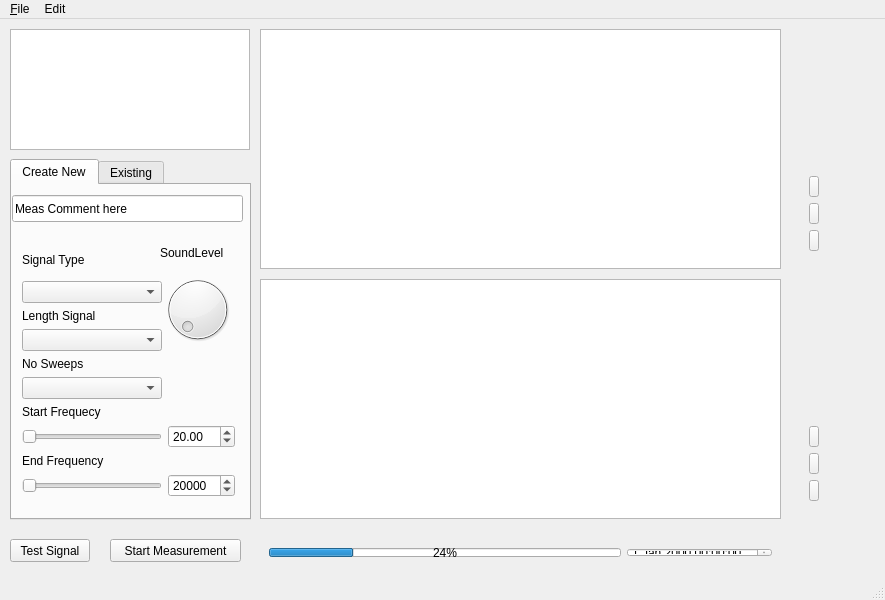
<?xml version="1.0" encoding="UTF-8"?>
<ui version="4.0">
 <class>MeasMain</class>
 <widget class="QMainWindow" name="MeasMain">
  <property name="geometry">
   <rect>
    <x>0</x>
    <y>0</y>
    <width>885</width>
    <height>600</height>
   </rect>
  </property>
  <property name="sizePolicy">
   <sizepolicy hsizetype="Preferred" vsizetype="Preferred">
    <horstretch>0</horstretch>
    <verstretch>0</verstretch>
   </sizepolicy>
  </property>
  <property name="windowTitle">
   <string>Meas</string>
  </property>
  <property name="styleSheet">
   <string notr="true">font: 9pt &quot;SansSerif&quot;;</string>
  </property>
  <widget class="QWidget" name="measCentral">
   <widget class="QGraphicsView" name="JbaeLogo">
    <property name="geometry">
     <rect>
      <x>10</x>
      <y>10</y>
      <width>240</width>
      <height>121</height>
     </rect>
    </property>
    <property name="minimumSize">
     <size>
      <width>240</width>
      <height>120</height>
     </size>
    </property>
    <property name="maximumSize">
     <size>
      <width>16777215</width>
      <height>350</height>
     </size>
    </property>
    <property name="locale">
     <locale language="English" country="UnitedKingdom"/>
    </property>
    <property name="frameShadow">
     <enum>QFrame::Raised</enum>
    </property>
   </widget>
   <widget class="QToolButton" name="testSig">
    <property name="geometry">
     <rect>
      <x>10</x>
      <y>520</y>
      <width>80</width>
      <height>23</height>
     </rect>
    </property>
    <property name="toolTip">
     <string>Open Menu Test Signal</string>
    </property>
    <property name="text">
     <string>Test Signal</string>
    </property>
   </widget>
   <widget class="QToolButton" name="startMeas">
    <property name="geometry">
     <rect>
      <x>110</x>
      <y>520</y>
      <width>131</width>
      <height>23</height>
     </rect>
    </property>
    <property name="toolTip">
     <string>Start Measurement</string>
    </property>
    <property name="text">
     <string>Start Measurement</string>
    </property>
   </widget>
   <widget class="QTabWidget" name="tabWidget">
    <property name="geometry">
     <rect>
      <x>10</x>
      <y>140</y>
      <width>241</width>
      <height>361</height>
     </rect>
    </property>
    <property name="minimumSize">
     <size>
      <width>240</width>
      <height>360</height>
     </size>
    </property>
    <property name="currentIndex">
     <number>0</number>
    </property>
    <widget class="QWidget" name="newTab">
     <attribute name="title">
      <string>Create New</string>
     </attribute>
     <widget class="QLineEdit" name="lineEdit">
      <property name="geometry">
       <rect>
        <x>0</x>
        <y>10</y>
        <width>231</width>
        <height>27</height>
       </rect>
      </property>
      <property name="text">
       <string>Meas Comment here</string>
      </property>
     </widget>
     <widget class="QWidget" name="layoutWidget">
      <property name="geometry">
       <rect>
        <x>1</x>
        <y>50</y>
        <width>231</width>
        <height>271</height>
       </rect>
      </property>
      <layout class="QGridLayout" name="gridLayout_3">
       <item row="0" column="0" rowspan="2">
        <layout class="QVBoxLayout" name="verticalLayout_3">
         <item>
          <widget class="QLabel" name="sigTypeLab">
           <property name="text">
            <string>Signal Type</string>
           </property>
          </widget>
         </item>
         <item>
          <widget class="QComboBox" name="sigTypeSel">
           <property name="minimumSize">
            <size>
             <width>140</width>
             <height>0</height>
            </size>
           </property>
           <property name="toolTip">
            <string>Select Signal Type</string>
           </property>
           <property name="statusTip">
            <string/>
           </property>
          </widget>
         </item>
        </layout>
       </item>
       <item row="0" column="1">
        <widget class="QLabel" name="label">
         <property name="text">
          <string>SoundLevel</string>
         </property>
        </widget>
       </item>
       <item row="1" column="1" rowspan="2">
        <widget class="QDial" name="sigLevel">
         <property name="sizePolicy">
          <sizepolicy hsizetype="Minimum" vsizetype="Minimum">
           <horstretch>0</horstretch>
           <verstretch>0</verstretch>
          </sizepolicy>
         </property>
         <property name="minimumSize">
          <size>
           <width>75</width>
           <height>75</height>
          </size>
         </property>
         <property name="toolTip">
          <string extracomment="Signal Level">Set Volume Level</string>
         </property>
         <property name="statusTip">
          <string/>
         </property>
         <property name="accessibleDescription">
          <string/>
         </property>
        </widget>
       </item>
       <item row="2" column="0">
        <layout class="QVBoxLayout" name="verticalLayout_4">
         <item>
          <widget class="QLabel" name="lengthLab">
           <property name="text">
            <string>Length Signal</string>
           </property>
          </widget>
         </item>
         <item>
          <widget class="QComboBox" name="lengthSelect">
           <property name="minimumSize">
            <size>
             <width>140</width>
             <height>0</height>
            </size>
           </property>
           <property name="toolTip">
            <string>Select Length of Signal in k samples</string>
           </property>
          </widget>
         </item>
        </layout>
       </item>
       <item row="3" column="0">
        <layout class="QVBoxLayout" name="verticalLayout_5">
         <item>
          <widget class="QLabel" name="sweepsLab">
           <property name="text">
            <string>No Sweeps</string>
           </property>
          </widget>
         </item>
         <item>
          <widget class="QComboBox" name="SweepsSelect">
           <property name="minimumSize">
            <size>
             <width>140</width>
             <height>0</height>
            </size>
           </property>
           <property name="toolTip">
            <string>Select number of itterations</string>
           </property>
           <property name="accessibleDescription">
            <string/>
           </property>
          </widget>
         </item>
        </layout>
       </item>
       <item row="4" column="0" colspan="2">
        <layout class="QGridLayout" name="gridLayout">
         <item row="0" column="0">
          <widget class="QLabel" name="startFreqLab">
           <property name="text">
            <string>Start Frequecy</string>
           </property>
          </widget>
         </item>
         <item row="1" column="0">
          <widget class="QSlider" name="startFreqSlid">
           <property name="sizePolicy">
            <sizepolicy hsizetype="Preferred" vsizetype="Fixed">
             <horstretch>0</horstretch>
             <verstretch>0</verstretch>
            </sizepolicy>
           </property>
           <property name="minimumSize">
            <size>
             <width>140</width>
             <height>0</height>
            </size>
           </property>
           <property name="toolTip">
            <string>Select Start Frequency</string>
           </property>
           <property name="maximum">
            <number>100000</number>
           </property>
           <property name="orientation">
            <enum>Qt::Horizontal</enum>
           </property>
          </widget>
         </item>
         <item row="1" column="1">
          <widget class="QDoubleSpinBox" name="startFreqSpin">
           <property name="minimumSize">
            <size>
             <width>65</width>
             <height>0</height>
            </size>
           </property>
           <property name="toolTip">
            <string>Set Start Frequency</string>
           </property>
           <property name="maximum">
            <double>100000.000000000000000</double>
           </property>
           <property name="value">
            <double>20.000000000000000</double>
           </property>
          </widget>
         </item>
        </layout>
       </item>
       <item row="5" column="0" colspan="2">
        <layout class="QGridLayout" name="gridLayout_2">
         <item row="0" column="0">
          <widget class="QLabel" name="endFreqLab">
           <property name="text">
            <string>End Frequency</string>
           </property>
          </widget>
         </item>
         <item row="1" column="0">
          <widget class="QSlider" name="endFreqSlid">
           <property name="sizePolicy">
            <sizepolicy hsizetype="Preferred" vsizetype="Fixed">
             <horstretch>0</horstretch>
             <verstretch>0</verstretch>
            </sizepolicy>
           </property>
           <property name="minimumSize">
            <size>
             <width>140</width>
             <height>0</height>
            </size>
           </property>
           <property name="toolTip">
            <string>Select End Frequency</string>
           </property>
           <property name="maximum">
            <number>100000</number>
           </property>
           <property name="orientation">
            <enum>Qt::Horizontal</enum>
           </property>
          </widget>
         </item>
         <item row="1" column="1">
          <widget class="QDoubleSpinBox" name="endFreqSpin">
           <property name="minimumSize">
            <size>
             <width>65</width>
             <height>0</height>
            </size>
           </property>
           <property name="toolTip">
            <string>Set End Frequency</string>
           </property>
           <property name="decimals">
            <number>0</number>
           </property>
           <property name="maximum">
            <double>100000.000000000000000</double>
           </property>
           <property name="value">
            <double>20000.000000000000000</double>
           </property>
          </widget>
         </item>
        </layout>
       </item>
      </layout>
     </widget>
     <zorder>layoutWidget</zorder>
     <zorder>lineEdit</zorder>
    </widget>
    <widget class="QWidget" name="LoadTab">
     <attribute name="title">
      <string>Existing</string>
     </attribute>
     <widget class="QPushButton" name="pushButton">
      <property name="geometry">
       <rect>
        <x>120</x>
        <y>10</y>
        <width>75</width>
        <height>23</height>
       </rect>
      </property>
      <property name="text">
       <string>PushButton</string>
      </property>
     </widget>
     <widget class="QLineEdit" name="lineEdit_3">
      <property name="geometry">
       <rect>
        <x>0</x>
        <y>40</y>
        <width>211</width>
        <height>20</height>
       </rect>
      </property>
     </widget>
     <widget class="QPushButton" name="pushButton_2">
      <property name="geometry">
       <rect>
        <x>10</x>
        <y>10</y>
        <width>75</width>
        <height>23</height>
       </rect>
      </property>
      <property name="text">
       <string>PushButton</string>
      </property>
     </widget>
     <widget class="QToolBox" name="recMeasurements">
      <property name="geometry">
       <rect>
        <x>10</x>
        <y>70</y>
        <width>211</width>
        <height>261</height>
       </rect>
      </property>
      <property name="currentIndex">
       <number>0</number>
      </property>
      <widget class="QWidget" name="measurement">
       <property name="geometry">
        <rect>
         <x>0</x>
         <y>0</y>
         <width>211</width>
         <height>37</height>
        </rect>
       </property>
       <attribute name="label">
        <string>Page 1</string>
       </attribute>
      </widget>
      <widget class="QWidget" name="measurement2">
       <property name="geometry">
        <rect>
         <x>0</x>
         <y>0</y>
         <width>100</width>
         <height>30</height>
        </rect>
       </property>
       <attribute name="label">
        <string>Page 2</string>
       </attribute>
      </widget>
      <widget class="QWidget" name="measurement3">
       <property name="geometry">
        <rect>
         <x>0</x>
         <y>0</y>
         <width>100</width>
         <height>30</height>
        </rect>
       </property>
       <attribute name="label">
        <string>Page 3</string>
       </attribute>
      </widget>
      <widget class="QWidget" name="measurement4">
       <property name="geometry">
        <rect>
         <x>0</x>
         <y>0</y>
         <width>100</width>
         <height>30</height>
        </rect>
       </property>
       <attribute name="label">
        <string>Page 4</string>
       </attribute>
      </widget>
      <widget class="QWidget" name="measurement5">
       <property name="geometry">
        <rect>
         <x>0</x>
         <y>0</y>
         <width>100</width>
         <height>30</height>
        </rect>
       </property>
       <attribute name="label">
        <string>Page 5</string>
       </attribute>
      </widget>
      <widget class="QWidget" name="measurement6">
       <property name="geometry">
        <rect>
         <x>0</x>
         <y>0</y>
         <width>100</width>
         <height>30</height>
        </rect>
       </property>
       <attribute name="label">
        <string>Page 6</string>
       </attribute>
      </widget>
      <widget class="QWidget" name="measurement7">
       <property name="geometry">
        <rect>
         <x>0</x>
         <y>0</y>
         <width>100</width>
         <height>30</height>
        </rect>
       </property>
       <attribute name="label">
        <string>Page 7</string>
       </attribute>
      </widget>
      <widget class="QWidget" name="measurement8">
       <property name="geometry">
        <rect>
         <x>0</x>
         <y>0</y>
         <width>100</width>
         <height>30</height>
        </rect>
       </property>
       <attribute name="label">
        <string>Page 8</string>
       </attribute>
      </widget>
     </widget>
    </widget>
   </widget>
   <widget class="QWidget" name="layoutWidget">
    <property name="geometry">
     <rect>
      <x>260</x>
      <y>520</y>
      <width>521</width>
      <height>27</height>
     </rect>
    </property>
    <layout class="QHBoxLayout" name="horizontalLayout">
     <item>
      <widget class="QProgressBar" name="progressBar">
       <property name="value">
        <number>24</number>
       </property>
      </widget>
     </item>
     <item>
      <widget class="QDateTimeEdit" name="dateTimeEdit"/>
     </item>
    </layout>
   </widget>
   <widget class="QGraphicsView" name="plotTop">
    <property name="geometry">
     <rect>
      <x>260</x>
      <y>10</y>
      <width>521</width>
      <height>240</height>
     </rect>
    </property>
    <property name="minimumSize">
     <size>
      <width>0</width>
      <height>240</height>
     </size>
    </property>
    <property name="frameShape">
     <enum>QFrame::StyledPanel</enum>
    </property>
    <property name="frameShadow">
     <enum>QFrame::Sunken</enum>
    </property>
   </widget>
   <widget class="QGraphicsView" name="PlotBottom">
    <property name="geometry">
     <rect>
      <x>260</x>
      <y>260</y>
      <width>521</width>
      <height>240</height>
     </rect>
    </property>
    <property name="minimumSize">
     <size>
      <width>0</width>
      <height>240</height>
     </size>
    </property>
   </widget>
   <widget class="QWidget" name="layoutWidget">
    <property name="geometry">
     <rect>
      <x>800</x>
      <y>10</y>
      <width>28</width>
      <height>231</height>
     </rect>
    </property>
    <layout class="QVBoxLayout" name="verticalLayout">
     <item>
      <spacer name="verticalSpacer_2">
       <property name="orientation">
        <enum>Qt::Vertical</enum>
       </property>
       <property name="sizeHint" stdset="0">
        <size>
         <width>20</width>
         <height>180</height>
        </size>
       </property>
      </spacer>
     </item>
     <item>
      <widget class="QToolButton" name="ViewPropTop">
       <property name="text">
        <string>...</string>
       </property>
      </widget>
     </item>
     <item>
      <widget class="QToolButton" name="zoomTop">
       <property name="text">
        <string>...</string>
       </property>
      </widget>
     </item>
     <item>
      <widget class="QToolButton" name="toolTop">
       <property name="text">
        <string>...</string>
       </property>
      </widget>
     </item>
    </layout>
   </widget>
   <widget class="QWidget" name="layoutWidget">
    <property name="geometry">
     <rect>
      <x>800</x>
      <y>260</y>
      <width>28</width>
      <height>231</height>
     </rect>
    </property>
    <layout class="QVBoxLayout" name="verticalLayout_2">
     <item>
      <spacer name="verticalSpacer">
       <property name="orientation">
        <enum>Qt::Vertical</enum>
       </property>
       <property name="sizeHint" stdset="0">
        <size>
         <width>20</width>
         <height>180</height>
        </size>
       </property>
      </spacer>
     </item>
     <item>
      <widget class="QToolButton" name="ViewPropBBottom">
       <property name="text">
        <string>...</string>
       </property>
      </widget>
     </item>
     <item>
      <widget class="QToolButton" name="ZoomBottom">
       <property name="text">
        <string>...</string>
       </property>
      </widget>
     </item>
     <item>
      <widget class="QToolButton" name="toolBottom">
       <property name="text">
        <string>...</string>
       </property>
       <property name="icon">
        <iconset>
         <normalon>../resources/icons/WrenchSm.png</normalon>
        </iconset>
       </property>
      </widget>
     </item>
    </layout>
   </widget>
   <zorder>layoutWidget</zorder>
   <zorder>JbaeLogo</zorder>
   <zorder>testSig</zorder>
   <zorder>startMeas</zorder>
   <zorder>tabWidget</zorder>
   <zorder>plotTop</zorder>
   <zorder>layoutWidget</zorder>
   <zorder>PlotBottom</zorder>
   <zorder>layoutWidget</zorder>
  </widget>
  <widget class="QMenuBar" name="menubar">
   <property name="geometry">
    <rect>
     <x>0</x>
     <y>0</y>
     <width>885</width>
     <height>20</height>
    </rect>
   </property>
   <widget class="QMenu" name="menuJBae_Meas">
    <property name="title">
     <string>&amp;File</string>
    </property>
    <addaction name="actionNew"/>
    <addaction name="actionOpen"/>
    <addaction name="actionSave"/>
    <addaction name="actionSave_As"/>
    <addaction name="actionSave_All"/>
    <addaction name="separator"/>
    <addaction name="actionPreferences"/>
    <addaction name="actionExit"/>
   </widget>
   <widget class="QMenu" name="menuEdit">
    <property name="title">
     <string>Edit</string>
    </property>
    <addaction name="actionDelete_Measurement"/>
   </widget>
   <addaction name="menuJBae_Meas"/>
   <addaction name="menuEdit"/>
  </widget>
  <widget class="QStatusBar" name="statusbar"/>
  <action name="actionExit">
   <property name="enabled">
    <bool>true</bool>
   </property>
   <property name="text">
    <string>&amp;Quit</string>
   </property>
   <property name="iconText">
    <string>Quit</string>
   </property>
   <property name="toolTip">
    <string>Exit Meas</string>
   </property>
   <property name="shortcut">
    <string>Ctrl+Q</string>
   </property>
  </action>
  <action name="actionSave">
   <property name="text">
    <string>&amp;Save</string>
   </property>
   <property name="iconText">
    <string>&amp;Save</string>
   </property>
   <property name="toolTip">
    <string>Save Measurements</string>
   </property>
   <property name="shortcut">
    <string>Ctrl+S</string>
   </property>
  </action>
  <action name="actionSave_All">
   <property name="text">
    <string>Save All</string>
   </property>
   <property name="toolTip">
    <string>Save All Measurements</string>
   </property>
   <property name="shortcut">
    <string>Ctrl+Shift+S</string>
   </property>
  </action>
  <action name="actionPreferences">
   <property name="text">
    <string>&amp;Preferences</string>
   </property>
   <property name="iconText">
    <string>&amp;Preferences</string>
   </property>
   <property name="toolTip">
    <string>Preferences Meas</string>
   </property>
   <property name="shortcut">
    <string>Ctrl+I</string>
   </property>
  </action>
  <action name="actionSave_As">
   <property name="text">
    <string>Save As</string>
   </property>
   <property name="toolTip">
    <string>Save Measurements As</string>
   </property>
  </action>
  <action name="actionDelete_Measurement">
   <property name="text">
    <string>Delete Measurement</string>
   </property>
  </action>
  <action name="actionOpen">
   <property name="text">
    <string>&amp;Open</string>
   </property>
   <property name="iconText">
    <string>&amp;Open</string>
   </property>
   <property name="shortcut">
    <string>Ctrl+O</string>
   </property>
  </action>
  <action name="actionNew">
   <property name="text">
    <string>&amp;New</string>
   </property>
   <property name="iconText">
    <string>&amp;New</string>
   </property>
   <property name="shortcut">
    <string>Ctrl+N</string>
   </property>
  </action>
 </widget>
 <layoutdefault spacing="6" margin="9"/>
 <tabstops>
  <tabstop>sigTypeSel</tabstop>
  <tabstop>lengthSelect</tabstop>
  <tabstop>SweepsSelect</tabstop>
  <tabstop>startFreqSlid</tabstop>
  <tabstop>startFreqSpin</tabstop>
  <tabstop>endFreqSlid</tabstop>
  <tabstop>endFreqSpin</tabstop>
  <tabstop>sigLevel</tabstop>
  <tabstop>startMeas</tabstop>
  <tabstop>testSig</tabstop>
  <tabstop>ViewPropTop</tabstop>
  <tabstop>zoomTop</tabstop>
  <tabstop>toolTop</tabstop>
  <tabstop>ViewPropBBottom</tabstop>
  <tabstop>ZoomBottom</tabstop>
  <tabstop>toolBottom</tabstop>
  <tabstop>tabWidget</tabstop>
  <tabstop>pushButton_2</tabstop>
  <tabstop>pushButton</tabstop>
  <tabstop>lineEdit_3</tabstop>
  <tabstop>plotTop</tabstop>
  <tabstop>PlotBottom</tabstop>
  <tabstop>dateTimeEdit</tabstop>
  <tabstop>JbaeLogo</tabstop>
 </tabstops>
 <resources/>
 <connections/>
 <designerdata>
  <property name="gridDeltaX">
   <number>10</number>
  </property>
  <property name="gridDeltaY">
   <number>10</number>
  </property>
  <property name="gridSnapX">
   <bool>true</bool>
  </property>
  <property name="gridSnapY">
   <bool>true</bool>
  </property>
  <property name="gridVisible">
   <bool>true</bool>
  </property>
 </designerdata>
</ui>
